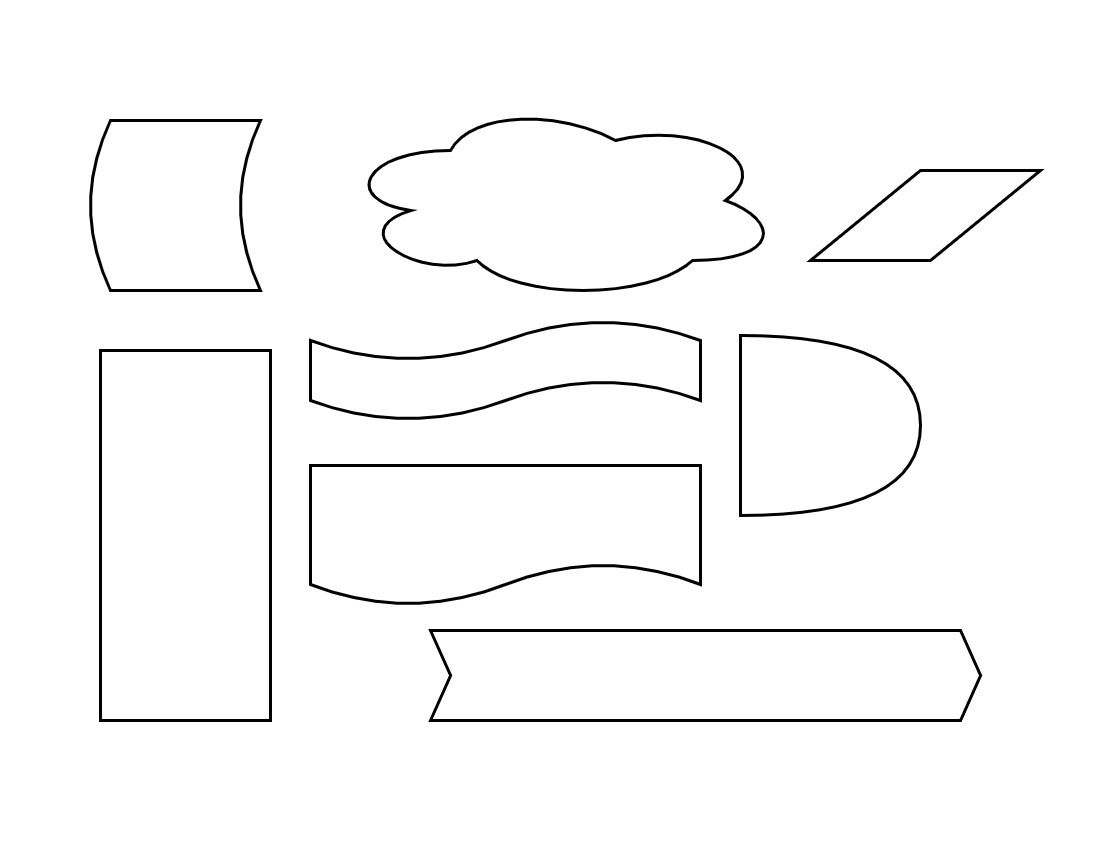
#> input picture rtform/assets/cutting_patterns/custom_cutting_pattern_2.png, 1100 x 850 px
$ python png2dxf.py
#> lines starting #> are read from the running program, lines starting #| are printed output that depends on the picture; after the words box and inside, x2 and y2 are one past the last pixel; in counts of white or black regions, pixels touching at a corner belong together
#!/usr/bin/env python3

import cv2
import numpy as np
import ezdxf
import os

def read_and_display_image(png_path):
    # Load the image in grayscale
    img = cv2.imread(png_path, cv2.IMREAD_GRAYSCALE)
#> img is the input picture: shape (850, 1100); min 0, max 255, mean 249.2
    if img is None:
        raise FileNotFoundError(f"Could not read image at {png_path}")

    # Show the image
    cv2.imshow("Input Image", img)
    print("Press any key on the image window to continue...")
    cv2.waitKey(0)
    cv2.destroyAllWindows()
    return img

def find_contours(img):
    # Convert to binary
    _, binary = cv2.threshold(img, 127, 255, cv2.THRESH_BINARY_INV)
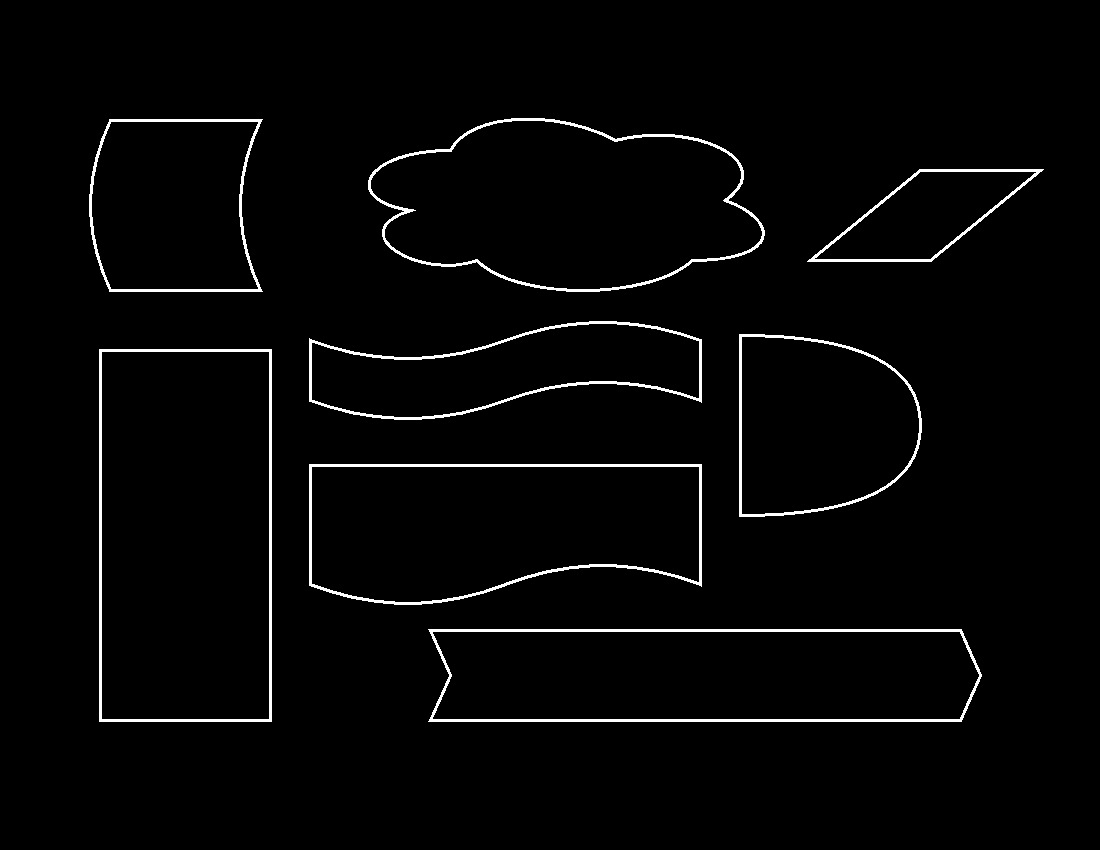
#> binary: shape (850, 1100); 2.3% white; 8 white regions
    contours, _ = cv2.findContours(binary, cv2.RETR_EXTERNAL, cv2.CHAIN_APPROX_SIMPLE)
#> contours = 8 contours; box (x1, y1, x2, y2) and area: (99, 349, 272, 722) 63984, (368, 118, 765, 292) 50377, (428, 629, 982, 722) 48969, (309, 464, 702, 605) 47464, (739, 334, 922, 517) 27605, (89, 119, 263, 292) 26163, (309, 321, 702, 420) 24320, (807, 169, 1044, 262) 11368
    return contours

def contours_to_dxf(contours, dxf_path):
    doc = ezdxf.new()
    msp = doc.modelspace()

    for contour in contours:
        points = contour[:, 0, :]  # reshape from (N, 1, 2) to (N, 2)
        if len(points) >= 2:
            # Create a polyline
            polyline = msp.add_lwpolyline(points, close=True)

    doc.saveas(dxf_path)
    print(f"Saved DXF to {dxf_path}")

if __name__ == "__main__":
    png_path = "../assets/cutting_patterns/custom_cutting_pattern_2.png"  # <-- Replace with your actual image file
    dxf_path = os.path.splitext(png_path)[0] + ".dxf"

    image = read_and_display_image(png_path)
    contours = find_contours(image)
    contours_to_dxf(contours, dxf_path)
#> the loop in contours_to_dxf, `for contour in contours:` made 8 passes
#> points on pass 3: [[99, 349], [99, 721], [271, 721], [271, 349]]
